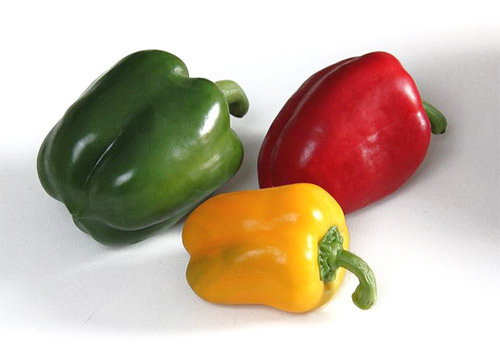
#> input picture Clase1/pimiento_morron.jpg, 500 x 359 px
$ jupyter execute --allow-errors 06.Deteccion_morrones.ipynb   (shell and % lines are left out)
#> lines starting #> are read from the running program, lines starting #| are printed output that depends on the picture; after the words box and inside, x2 and y2 are one past the last pixel; in counts of white or black regions, pixels touching at a corner belong together; long printed decimals are rounded
# Ejercitación espacios de color

Segmentación por color

[cell 1]
#Si queremos que las imágenes sean mostradas en una ventana emergente quitar el inline

# OpenCV-Python utiliza NumPy para el manejo de imágenes
import numpy as np
# cv2 es el módulo python para acceder a OpenCV
import cv2 as cv
# Usamos las poderosas herramientas de graficación de matplotlib para mostrar imágenes, perfiles, histogramas, etc
import matplotlib.pyplot as plt

[cell 2]
# Cargar la imagen color
#-----------------------
img_color = cv.imread('pimiento_morron.jpg')
#> img_color is the input picture: shape (359, 500, 3); mean B, G, R 162.7, 180.5, 197.9
imgRGB = cv.cvtColor(img_color, cv.COLOR_BGR2RGB)

plt.figure(1)
plt.imshow(imgRGB)
plt.show()

[cell 3]
# Tomamos una muestra del morron amarillo
#----------------------------------------
#img_muestra = imgRGB[100:150,325:375,:]
img_muestra = imgRGB[230:280,230:280,:]
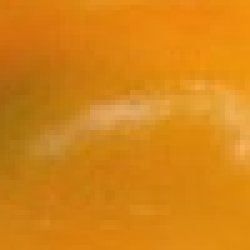
#> img_muestra: shape (50, 50, 3) (shown 5 times larger); mean R, G, B 213.7, 132.1, 21.5
plt.figure(2)
plt.imshow(img_muestra)
plt.show()

[cell 4]
# Calculamos un modelo estadístico sencillo para caracterizar el color del morrón rojo en el espacio RGB
#-----------------------------------------------------------------------------------------------------
color_mean, color_std = cv.meanStdDev(img_muestra)
#> color_mean = [213.7, 132.1, 21.55]; color_std = [16.69, 12.95, 15.32]

print(color_mean.flatten().tolist())
#| [213.667, 132.0984, 21.5452]
print(color_std.flatten().tolist())
#| [16.692, 12.949, 15.321]

[cell 5]
# Pintemos de blanco los puntos que estén cerca de color_mean en un radio menor que 3 sigmas
#-----------------------------------------------------------------------------------------
mask = cv.inRange(imgRGB, color_mean-color_std*7,  color_mean+color_std*7)
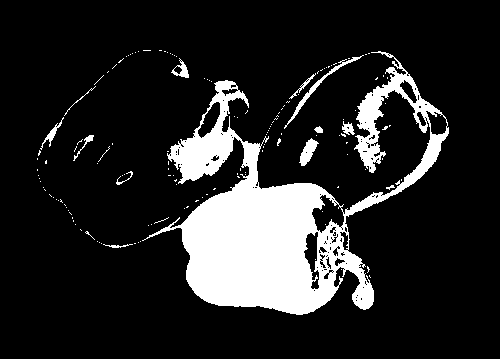
#> mask: shape (359, 500); 14.9% white; 147 white regions (134 under 20 px), largest, box (x1, y1, x2, y2) and area: (142, 51, 449, 315) 24992, (284, 55, 364, 129) 367, (299, 138, 319, 166) 268
img_segmentada = cv.bitwise_and(imgRGB, imgRGB, mask=mask)
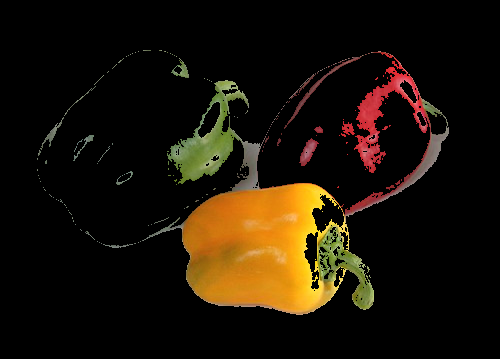
#> img_segmentada: shape (359, 500, 3); mean R, G, B 27.7, 19.1, 7.1

plt.figure(3)
plt.imshow(img_segmentada)
plt.show()

plt.figure(4)
plt.imshow(mask,cmap='gray')
plt.show

[cell 6]
from mpl_toolkits.mplot3d import Axes3D
from matplotlib import cm
from matplotlib import colors

#r, g, b = cv.split(imgRGB)
#> (the rest of this cell did not finish here and is left out)

[cell 7]
# Trabajemos en HSV
#------------------
# Cuáles eran los flags para pasar a hsv ???
flags = [i for i in dir(cv) if ( i.find('HSV')>0) ]
print(flags)

[cell 8]
# Pasamos la imagen a HSV y calculo el color de muestra
#------------------------------------------------------
img_HSV = cv.cvtColor(img_color, cv.COLOR_BGR2HSV)
#> img_HSV: shape (359, 500, 3); mean H, S, V 52.1, 64.7, 202
plt.figure(5)
plt.imshow(img_HSV)

#img_muestra = img_HSV[100:150,325:375,:]
img_muestra_hsv = img_HSV[230:280,230:280,:]
#> img_muestra_hsv: shape (50, 50, 3); mean H, S, V 17.3, 229.4, 213.7

# Calculamos un modelo estadístico sencillo para caracterizar el color del morrón rojo en el espacio RGB
color_mean = cv.mean(img_muestra_hsv)
#> color_mean = (17.27, 229.4, 213.7, 0)

print(color_mean)
#| (17.2744, 229.384, 213.667, 0.0)

[cell 9]
# Cómo puedo segmentar el amarillo ?
print(img_HSV[256,240,:])
#| [ 17 190 193]

[cell 10]
color_l = (14,100,100)
color_u = (28,255,255)

mask = cv.inRange(img_HSV, color_l,  color_u)
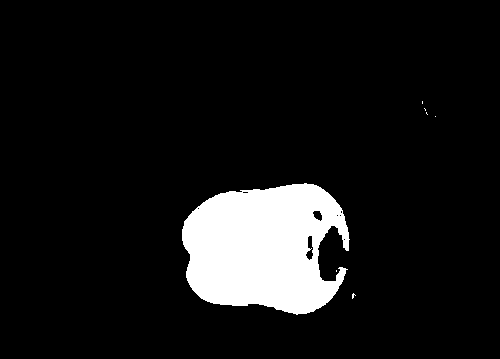
#> mask: shape (359, 500); 9.2% white; 7 white regions (6 under 20 px), largest, box (x1, y1, x2, y2) and area: (182, 183, 350, 315) 16509
img_segmentada = cv.bitwise_and(imgRGB, imgRGB, mask=mask)
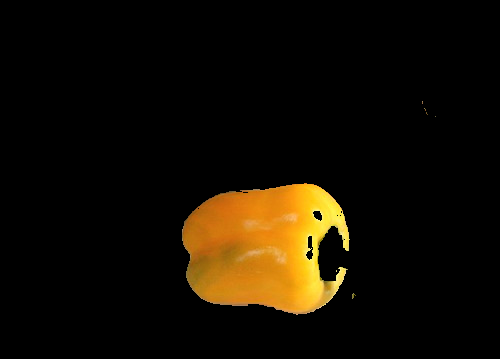
#> img_segmentada: shape (359, 500, 3); mean R, G, B 20.3, 13.7, 2.7

plt.figure(6)
plt.imshow(img_segmentada)
plt.show()

$ run again, with Clase1/arandelas.png saved as Clase1/pimiento_morron.jpg
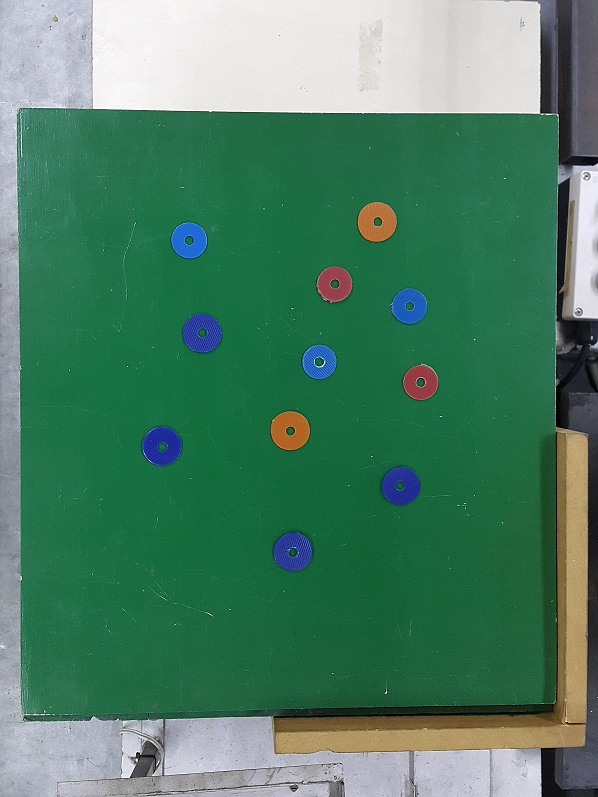
#> input picture Clase1/arandelas.png, 598 x 797 px
#> img_color is the input picture: shape (797, 598, 3); mean B, G, R 101.8, 127.5, 77.5
#> `color_mean, color_std = cv.meanStdDev(img_muestra)`: color_mean = [25.41, 111.8, 67.09]; color_std = [2.26, 2.2, 2.33]
#| [25.409, 111.849, 67.0888]
#| [2.260, 2.204, 2.334]
#> `mask = cv.inRange(imgRGB, color_mean-color_std*7,  color_mean+color_st..`:
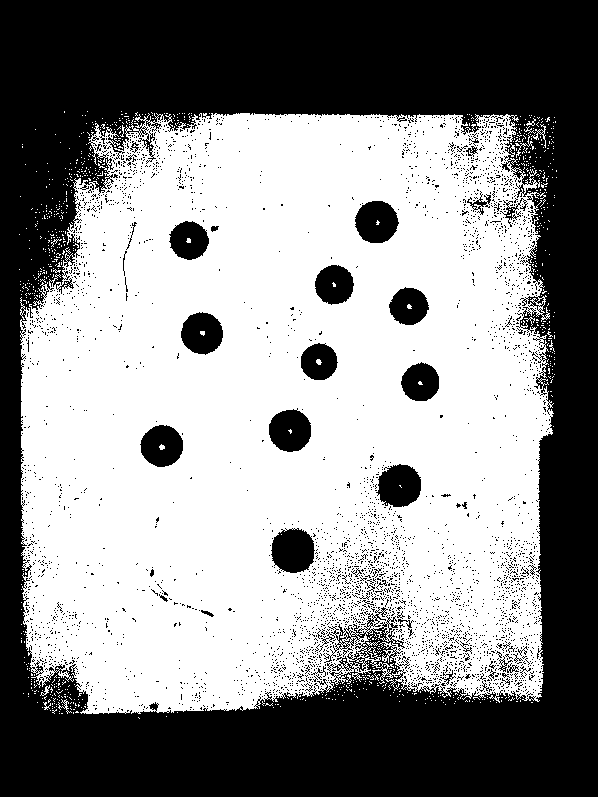
#> mask: shape (797, 598); 55% white; 3853 black regions (3805 under 20 px), largest, box (x1, y1, x2, y2) and area: (0, 0, 598, 797) 191401, (271, 528, 315, 573) 1544, (376, 464, 421, 507) 1470
#> img_HSV: shape (797, 598, 3); mean H, S, V 75.5, 134.7, 132.4
#> img_muestra_hsv: shape (50, 50, 3); mean H, S, V 74.1, 197.2, 111.8
#> `color_mean = cv.mean(img_muestra_hsv)`: color_mean = (74.09, 197.2, 111.8, 0)
#| (74.094, 197.1772, 111.849, 0.0)
#| [ 74 198 111]
#> `img_segmentada = cv.bitwise_and(imgRGB, imgRGB, mask=mask)`:
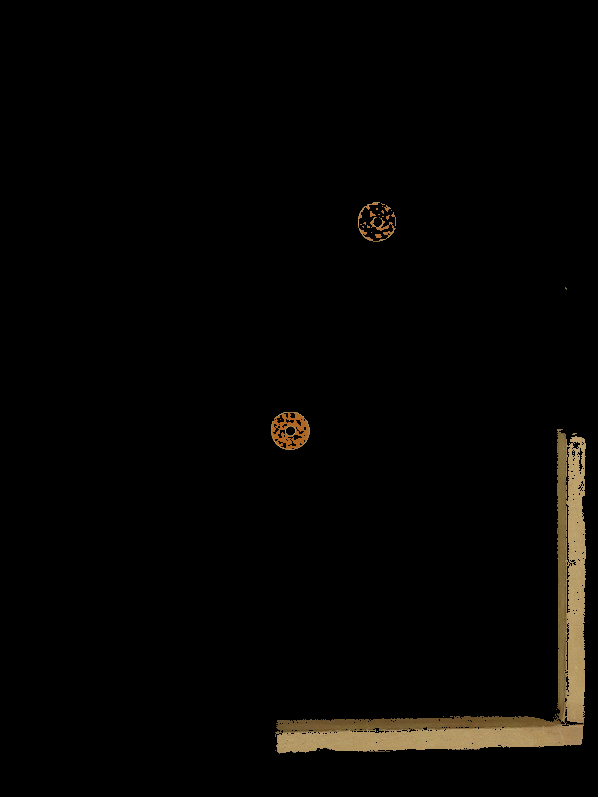
#> img_segmentada: shape (797, 598, 3); mean R, G, B 5.8, 4.8, 3
